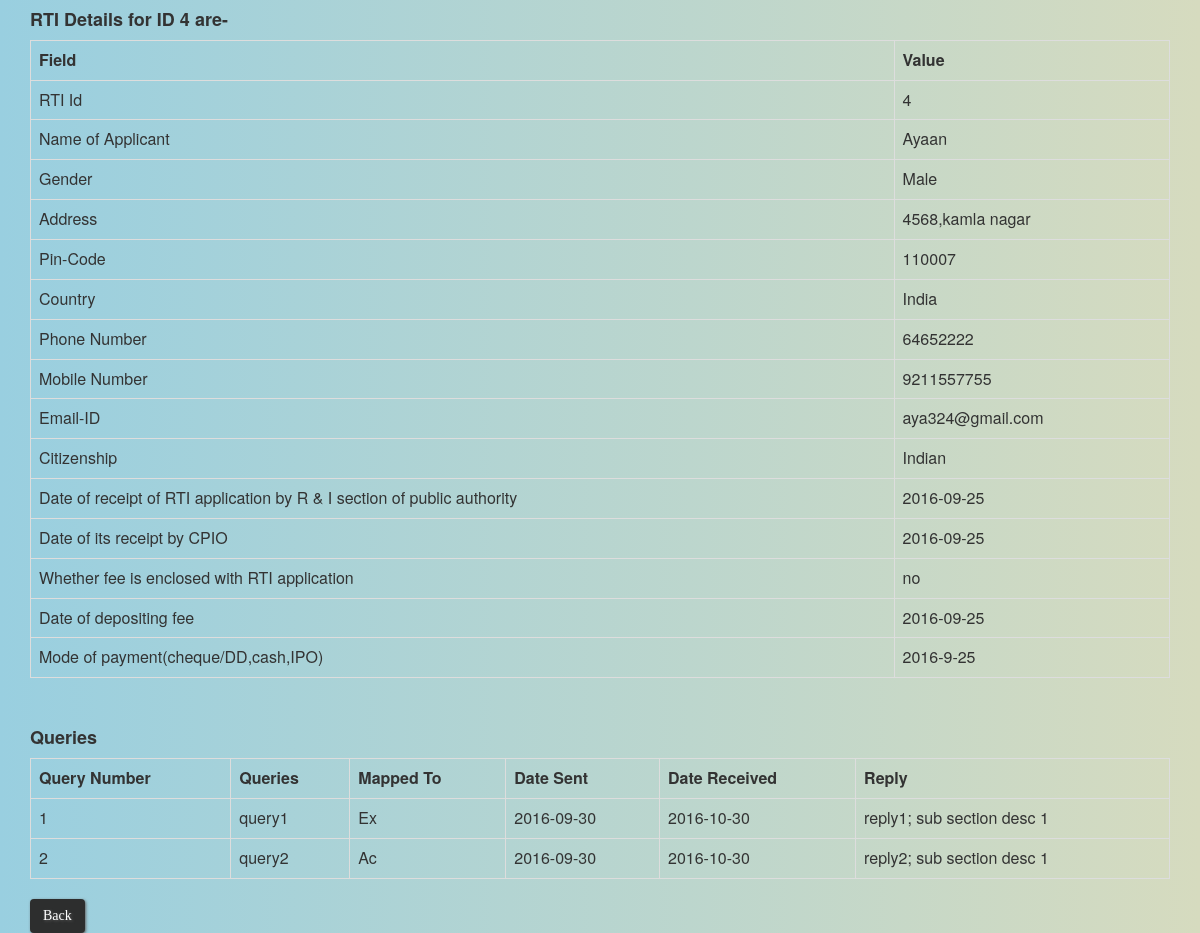
/completed_rti/compid.php?id=4 (signed in), run on the app's committed database.
### tables this page shows
CREATE TABLE `add_rti` (
  `id` int(11) NOT NULL,
  `name` varchar(30) NOT NULL,
  `gender` varchar(15) NOT NULL,
  `address` varchar(100) NOT NULL,
  `pin_code` int(11) NOT NULL,
  `state` varchar(20) NOT NULL,
  `country` varchar(10) NOT NULL,
  `phone_no` varchar(15) NOT NULL,
  `mobile` varchar(15) NOT NULL,
  `email` varchar(40) NOT NULL,
  `citizenship` varchar(15) NOT NULL,
  `date_of_receipt` date NOT NULL,
  `date_of_receipt_cio` date NOT NULL,
  `timespan` int(11) NOT NULL,
  `fee_enclosed` varchar(10) NOT NULL,
  `fee_deposit_date` date NOT NULL,
  `pay_mode` varchar(20) NOT NULL,
  `archive` int(11) DEFAULT NULL,
  `closed` int(11) DEFAULT NULL,
  `post` varchar(10) NOT NULL
);

CREATE TABLE `t2` (
  `id` int(11) NOT NULL,
  `q_no` int(11) NOT NULL,
  `ques` varchar(200) NOT NULL,
  `map` varchar(50) NOT NULL,
  `date_sent` date NOT NULL,
  `flag` int(11) NOT NULL
);

CREATE TABLE `reply_queries` (
  `id` int(11) NOT NULL,
  `q_no` int(11) NOT NULL,
  `ans` varchar(80) NOT NULL,
  `section` varchar(300) NOT NULL,
  `date_received` date NOT NULL
);

### completed_rti/compid.php (the view, shortened to what this page needs)
<?php
	if(!isset($_SESSION['login_access'])){
		header("location: ../errors/no_file.php");
	}
	else {
?>
		<html>
			<head>
				<link rel="stylesheet" href="../css/background.css">
				<link rel="stylesheet" href="../bootstrap/css/bootstrap.min.css">
			</head>
			<body>
				<div class='container'>
					<?php
						include '../db/config_database.php';
						$id = $_GET['id'];
						echo "<h4><strong>RTI Details for ID " . $id . " are-</strong></h4>" ;
						$query = " SELECT * FROM add_rti where id=" . $id;
						$res = mysqli_query($con, $query);
						$r1 = mysqli_fetch_assoc($res);
						echo "<table class='table table-bordered'>" ;
							echo "<tr>
								<th>Field</th>
								<th>Value</th>
							</tr>";
							echo "<tr>";
								echo "<td>RTI Id</td>";
								echo "<td>".$r1['id']."</td>";
							echo "</tr>";
							echo "<tr>";
								echo "<td>Name of Applicant</td>";
								echo "<td>".$r1['name']."</td>";
							echo "</tr>";
							echo "<tr>";
								echo "<td>Gender</td>";
								echo "<td>".$r1['gender']."</td>";
							echo "</tr>";
							echo "<tr>";
								echo "<td>Address</td>";
								echo "<td>".$r1['address']."</td>";
							echo "</tr>";
							echo "<tr>";
								echo "<td>Pin-Code</td>";
								echo "<td>".$r1['pin_code']."</td>";
							echo "</tr>";
							echo "<tr>";
								echo "<td>Country</td>";
								echo "<td>".$r1['country']."</td>";
							echo "</tr>";
							echo "<tr>";
								echo "<td>Phone Number</td>";
								echo "<td>".$r1['phone_no']."</td>";
							echo "</tr>";
							echo "<tr>";
								echo "<td>Mobile Number</td>";
								echo "<td>".$r1['mobile']."</td>";
							echo "</tr>";
							echo "<tr>";
								echo "<td>Email-ID</td>";
								echo "<td>".$r1['email']."</td>";
							echo "</tr>";
							echo "<tr>";
								echo "<td>Citizenship</td>";
								echo "<td>".$r1['citizenship']."</td>";
							echo "</tr>";
							echo "<tr>";
								echo "<td>Date of receipt of RTI application by R & I section of public authority</td>";
								echo "<td>".$r1['date_of_receipt']."</td>";
							echo "</tr>";
							echo "<tr>";
								echo "<td>Date of its receipt by CPIO</td>";
								echo "<td>".$r1['date_of_receipt_cio']."</td>";
							echo "</tr>";
							echo "<tr>";
								echo "<td>Whether fee is enclosed with RTI application</td>";
								echo "<td>".$r1['fee_enclosed']."</td>";
							echo "</tr>";
							echo "<tr>";
								echo "<td>Date of depositing fee</td>";
								echo "<td>".$r1['fee_deposit_date']."</td>";
							echo "</tr>";
							echo "<tr>";
								echo "<td>Mode of payment(cheque/DD,cash,IPO)</td>";
								echo "<td>".$r1['pay_mode']."</td>";
							echo "</tr>";
						echo "</table><br>";
						$query=" SELECT * FROM t2 where id=".$id;
						$res=mysqli_query($con, $query);
						$r6=mysqli_fetch_assoc($res);
						$query=" SELECT * FROM reply_queries where id=".$id;
						$res1=mysqli_query($con, $query);
						$r7=mysqli_fetch_assoc($res1);
						echo "<h4><strong>Queries<strong></h4>";
						echo "<table class='table table-bordered'>
								<tr>
									<th>Query Number</th>
									<th>Queries</th>
									<th>Mapped To</th>
									<th>Date Sent</th>
									<th>Date Received</th>
									<th>Reply</th>
								</tr>";
							if($r6) {
								do {
									echo "<tr>";
										echo "<td>".$r6['q_no']."</td>";
										echo "<td>".$r6['ques']."</td>";
										echo "<td>".$r6['map']."</td>";
										echo "<td>".$r6['date_sent']."</td>";
										if($r7) {
											while($r6['q_no']==$r7['q_no']) {
												echo "<td>".$r7['date_received']."</td>";
												echo "<td>".$r7['ans']."; ".$r7['section']."</td>";
												$r7=mysqli_fetch_assoc($res1);											}
											}
										else {
											echo "<td> - </td>";
											echo "<td> - </td>";
										}
										echo "</tr>";
										$r6 = mysqli_fetch_assoc($res);
								} while($r6);
							}
						echo "</table>";
						if ($r1['closed'] == 1)
							echo "<a class=btn href='view_closed_rti.php'>Back</a>" ;
						else if ($r1['archive'] == 1)
							echo "<a class=btn href='completed_rti.php'>Back</a>" ;
						else
							echo "<a class=btn href='../ongoing_rti/ongoing_rti_option.php?id=".$id."'>Back</a>" ;
					?>
				</div>
			</body>
		</html>
<?php
	}
?>

### css/background.css (style rules this page uses)
body { font-family: Lora; background: #99cfe0; background: -moz-linear-gradient(left, #f9cfe0 0%, #d6dbbf 100%); background: -webkit-linear-gradient(left, #99cfe0 0%,#d6dbbf 100%); background: linear-gradient(to right, #99cfe0 0%,#d6dbbf 100%); }
.btn { background: #2d2e2e; background-image: -webkit-linear-gradient(top, #2d2e2e, #6b696b); background-image: -moz-linear-gradient(top, #2d2e2e, #6b696b); background-image: -ms-linear-gradient(top, #2d2e2e, #6b696b); background-image: -o-linear-gradient(top, #2d2e2e, #6b696b); background-image: linear-gradient(to bottom, #2d2e2e, #6b696b); -webkit-border-radius: 8; -moz-border-radius: 8; border-radius: 8px; text-shadow: 1px 1px 3px #616161; -webkit-box-shadow: 1px 1px 3px #666666; -moz-box-shadow: 1px 1px 3px #666666; box-shadow: 1px 1px 3px #666666; font-family: Georgia; color: #ffffff; font-size: 20px; padding: 10px 20px 10px 20px; text-decoration: none; cursor: pointer; }

### data on the page
add_rti: id "4", name "Ayaan", gender "Male", address "4568,kamla nagar", pin_code "110007", country "India", phone_no "64652222", mobile "9211557755", email "aya324@gmail.com", citizenship "Indian", date_of_receipt "2016-09-25", date_of_receipt_cio "2016-09-25", fee_enclosed "no", fee_deposit_date "2016-09-25", pay_mode "2016-9-25"
t2: q_no "1", ques "query1", map "Ex", date_sent "2016-09-30"
reply_queries: date_received "2016-10-30", ans "reply1", section "sub section desc 1"
t2: q_no "2", ques "query2", map "Ac", date_sent "2016-09-30"
reply_queries: date_received "2016-10-30", ans "reply2", section "sub section desc 1"

### other printed values
$id "4"
